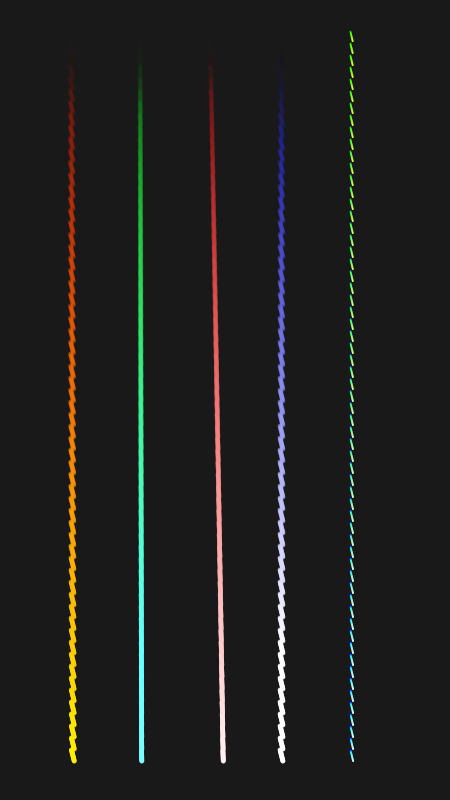
Frame 1 (no input)
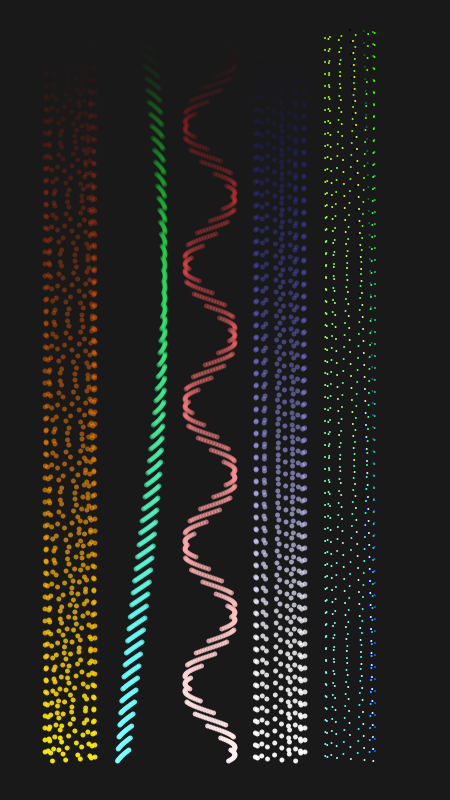
Frame 60 (the mouse pressed at the canvas centre just before this capture)
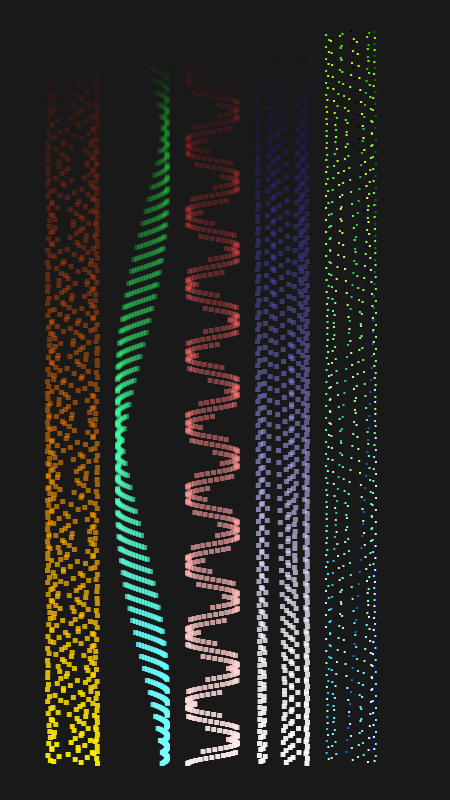
Frame 120 (the mouse held since frame 60 and released just before this capture)

The Processing sketch that drew these frames (run headless with seeded random() and noise(); from frame 60 on, the mouse is pressed at the canvas centre):

// Processing sketch: processing_150079
// ── processing_150079.pde

void setup(){
  size(450,800);
  background(0);
}

void draw(){
  background(25);
  noStroke();
  for(int j=0; j<12; j++){

   for(int i=0;i<=60; i++){
              fill(i*40,i*4,0,i*4);
              if(mousePressed){
       rect(70+25*sin(frameCount*j*0.01 + .001*frameCount*i),60*i/5 +30+j, 5,5);
       
         fill(i*2,i*40,i*5,i*4);
       rect(140+25*sin(frameCount*j*0.001 + .001*frameCount*i),60*i/5 +30+j, 5,5);
       
         fill(i*50,i*4,i*4,i*4);
       rect(210+25*sin(frameCount*j*0.002 + .009*frameCount*i),60*i/5 +30+j, 5,5);
     
       
         fill(i*5,i*5,i*30,i*4);
       rect(280+25*sin(frameCount*j*.01 + .0001*frameCount*i),60*i/5 +30+j, 5,5);
     
       fill(j*20,j*100,i*5);
       rect(350+25*sin(frameCount*j*.0097 + 0.0003*frameCount*i),60*i/5 +30+j, 2,2);
       }
       else{
        ellipse(70+25*sin(frameCount*j*0.01 + .001*frameCount*i),60*i/5 +30+j, 5,5);
       
         fill(i*2,i*40,i*5,i*4);
       ellipse(140+25*sin(frameCount*j*0.001 + .001*frameCount*i),60*i/5 +30+j, 5,5);
       
         fill(i*50,i*4,i*4,i*4);
      ellipse(210+25*sin(frameCount*j*0.002 + .009*frameCount*i),60*i/5 +30+j, 5,5);
     
       
         fill(i*5,i*5,i*30,i*4);
       ellipse(280+25*sin(frameCount*j*.01 + .0001*frameCount*i),60*i/5 +30+j, 5,5);
     
       fill(j*20,j*100,i*5);
       ellipse(350+25*sin(frameCount*j*.0097 + 0.0003*frameCount*i),60*i/5 +30+j, 2,2);
       
       }
    
     
     
     
   }
  }
}
